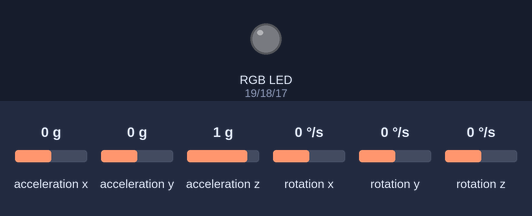
This sketch was run on a simulated ESP32. Shown: an RGB LED mixed from three pins (HIGH = lit). The inputs (shaded band) are chosen by the test bench; at power-on: acceleration x 0 g, acceleration y 0 g, acceleration z 1 g, rotation x 0 °/s, rotation y 0 °/s, rotation z 0 °/s. WiFi joins after 1.5 s; servers stay silent unless stated; what the sketch prints to the serial monitor is not drawn.

Above: at 0.0 s.
At 1.1 s:
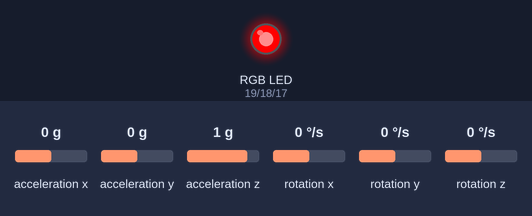
At 3.3 s:
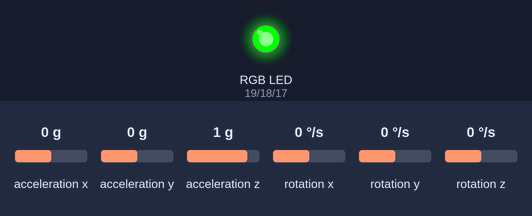
Timing chart, 0 to 4.8 s (numbered marks = the images above):
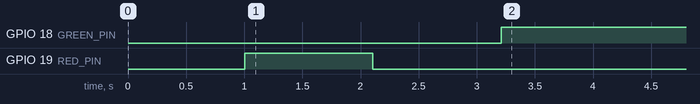

The sketch:

merge.ino
```cpp
#include <Wire.h>
#include <WiFi.h>
#include <MPU6050.h>

// Define RGB LED pins
#define RED_PIN 19
#define GREEN_PIN 18
#define BLUE_PIN 17

// Create an MPU6050 object
MPU6050 mpu;

// Wi-Fi credentials
const char* ssid = "IAAC-WIFI";
const char* password = "EnterIaac22@";

// Timing for blinking the red LED when Wi-Fi is not connected
unsigned long previousMillis = 0;
const long blinkInterval = 1000; // Blink every second

void setup() {
  // Initialize Serial Monitor
  Serial.begin(115200);
  delay(1000);

  // Initialize LED pins as output
  pinMode(RED_PIN, OUTPUT);
  pinMode(GREEN_PIN, OUTPUT);
  pinMode(BLUE_PIN, OUTPUT);

  // Connect to Wi-Fi
  Serial.println("Connecting to WiFi...");
  WiFi.begin(ssid, password);

  // Initialize MPU6050
  Wire.begin();
  mpu.initialize();

  // Check for MPU6050 sensor connection
  if (mpu.testConnection()) {
    Serial.println("MPU6050 connection successful!");
  } else {
    Serial.println("MPU6050 connection failed. Red LED ON.");
    // Turn on Red LED to indicate sensor connection error
    digitalWrite(RED_PIN, HIGH);
  }
}

void loop() {
  // Handle Wi-Fi connection
  if (WiFi.status() != WL_CONNECTED) {
    unsigned long currentMillis = millis();

    // Blink the red LED when Wi-Fi is not connected
    if (currentMillis - previousMillis >= blinkInterval) {
      previousMillis = currentMillis;
      // Toggle the red LED state
      digitalWrite(RED_PIN, !digitalRead(RED_PIN));
    }

    Serial.println("Attempting to reconnect WiFi...");
    delay(1000);
  } else {
    // Wi-Fi connected, turn on the green LED
    digitalWrite(GREEN_PIN, HIGH);
    digitalWrite(RED_PIN, LOW);  // Turn off red LED when connected

    // Display IP address of the ESP32 in Serial Monitor
    Serial.print("WiFi Connected. IP Address: ");
    Serial.println(WiFi.localIP());
  }

  // Check if the sensor is still sending data
  if (mpu.testConnection()) {
    // Read data from the MPU6050 sensor
    int16_t ax, ay, az, gx, gy, gz;
    mpu.getAcceleration(&ax, &ay, &az);
    mpu.getRotation(&gx, &gy, &gz);

    // Print the sensor data to the serial monitor
    Serial.print("Accelerometer X: "); Serial.print(ax);
    Serial.print(", Y: "); Serial.print(ay);
    Serial.print(", Z: "); Serial.println(az);
    Serial.print("Gyroscope X: "); Serial.print(gx);
    Serial.print(", Y: "); Serial.print(gy);
    Serial.print(", Z: "); Serial.println(gz);

    // Turn on blue LED when data is being sent
    digitalWrite(BLUE_PIN, HIGH);

    // Simulate sending data to Python (Add your communication code here)

    // After sending data, turn off blue LED
    digitalWrite(BLUE_PIN, LOW);
  } else {
    // Sensor is not responding, turn on red LED to indicate error
    digitalWrite(RED_PIN, HIGH);
    digitalWrite(GREEN_PIN, LOW);
    digitalWrite(BLUE_PIN, LOW);
  }

  delay(100); // Small delay before next loop iteration
}
```

Measured:
- by itself, GPIO 18 (GREEN_PIN): LOW → HIGH at 3.2 s
- by itself, GPIO 19 (RED_PIN): LOW → HIGH at 1.0 s, → LOW 1.1 s later
